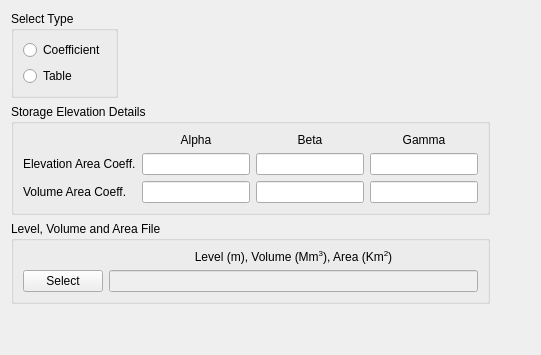
     <widget class="QWidget" name="storage_elev_tab">
      <attribute name="title">
       <string>Storage Elevation</string>
      </attribute>
      <layout class="QGridLayout" name="gridLayout_5">
       <item row="0" column="1">
        <spacer name="horizontalSpacer">
         <property name="orientation">
          <enum>Qt::Horizontal</enum>
         </property>
         <property name="sizeHint" stdset="0">
          <size>
           <width>40</width>
           <height>20</height>
          </size>
         </property>
        </spacer>
       </item>
       <item row="3" column="0">
        <spacer name="verticalSpacer">
         <property name="orientation">
          <enum>Qt::Vertical</enum>
         </property>
         <property name="sizeHint" stdset="0">
          <size>
           <width>20</width>
           <height>40</height>
          </size>
         </property>
        </spacer>
       </item>
       <item row="2" column="0" colspan="2">
        <widget class="QGroupBox" name="level_vol_area_box">
         <property name="sizePolicy">
          <sizepolicy hsizetype="Preferred" vsizetype="Preferred">
           <horstretch>0</horstretch>
           <verstretch>0</verstretch>
          </sizepolicy>
         </property>
         <property name="title">
          <string>Level, Volume and Area File</string>
         </property>
         <layout class="QGridLayout" name="gridLayout_7">
          <item row="2" column="0">
           <widget class="QPushButton" name="select_file">
            <property name="text">
             <string>Select</string>
            </property>
           </widget>
          </item>
          <item row="2" column="1">
           <widget class="QLineEdit" name="select_file_field">
            <property name="enabled">
             <bool>false</bool>
            </property>
           </widget>
          </item>
          <item row="1" column="1">
           <widget class="QLabel" name="lev_vol_area_label">
            <property name="font">
             <font>
              <weight>75</weight>
              <bold>true</bold>
             </font>
            </property>
            <property name="text">
             <string>&lt;html&gt;&lt;head/&gt;&lt;body&gt;&lt;p align=&quot;center&quot;&gt;&lt;span style=&quot; font-weight:400;&quot;&gt;Level (m), Volume (Mm&lt;/span&gt;&lt;span style=&quot; font-weight:400; vertical-align:super;&quot;&gt;3&lt;/span&gt;&lt;span style=&quot; font-weight:400;&quot;&gt;), Area (Km&lt;/span&gt;&lt;span style=&quot; font-weight:400; vertical-align:super;&quot;&gt;2&lt;/span&gt;&lt;span style=&quot; font-weight:400;&quot;&gt;)&lt;/span&gt;&lt;/p&gt;&lt;/body&gt;&lt;/html&gt;</string>
            </property>
           </widget>
          </item>
         </layout>
        </widget>
       </item>
       <item row="1" column="0" colspan="2">
        <widget class="QGroupBox" name="storage_elev_det_box">
         <property name="sizePolicy">
          <sizepolicy hsizetype="Fixed" vsizetype="Preferred">
           <horstretch>0</horstretch>
           <verstretch>0</verstretch>
          </sizepolicy>
         </property>
         <property name="title">
          <string>Storage Elevation Details</string>
         </property>
         <layout class="QGridLayout" name="gridLayout_6">
          <item row="1" column="0">
           <widget class="QLabel" name="elev_area_coeff_label">
            <property name="sizePolicy">
             <sizepolicy hsizetype="Fixed" vsizetype="Preferred">
              <horstretch>0</horstretch>
              <verstretch>0</verstretch>
             </sizepolicy>
            </property>
            <property name="text">
             <string>Elevation Area Coeff.</string>
            </property>
            <property name="buddy">
             <cstring>elev_alpha_edit</cstring>
            </property>
           </widget>
          </item>
          <item row="1" column="1">
           <widget class="QLineEdit" name="elev_alpha_edit">
            <property name="sizePolicy">
             <sizepolicy hsizetype="Fixed" vsizetype="Fixed">
              <horstretch>0</horstretch>
              <verstretch>0</verstretch>
             </sizepolicy>
            </property>
           </widget>
          </item>
          <item row="1" column="2">
           <widget class="QLineEdit" name="elev_beta_edit">
            <property name="sizePolicy">
             <sizepolicy hsizetype="Fixed" vsizetype="Fixed">
              <horstretch>0</horstretch>
              <verstretch>0</verstretch>
             </sizepolicy>
            </property>
           </widget>
          </item>
          <item row="1" column="3">
           <widget class="QLineEdit" name="elev__gamma_edit">
            <property name="sizePolicy">
             <sizepolicy hsizetype="Fixed" vsizetype="Fixed">
              <horstretch>0</horstretch>
              <verstretch>0</verstretch>
             </sizepolicy>
            </property>
           </widget>
          </item>
          <item row="2" column="0">
           <widget class="QLabel" name="vol_area_coeff">
            <property name="sizePolicy">
             <sizepolicy hsizetype="Fixed" vsizetype="Preferred">
              <horstretch>0</horstretch>
              <verstretch>0</verstretch>
             </sizepolicy>
            </property>
            <property name="text">
             <string>Volume Area Coeff. </string>
            </property>
            <property name="buddy">
             <cstring>vol_alpha_edit</cstring>
            </property>
           </widget>
          </item>
          <item row="2" column="1">
           <widget class="QLineEdit" name="vol_alpha_edit">
            <property name="sizePolicy">
             <sizepolicy hsizetype="Fixed" vsizetype="Fixed">
              <horstretch>0</horstretch>
              <verstretch>0</verstretch>
             </sizepolicy>
            </property>
           </widget>
          </item>
          <item row="2" column="2">
           <widget class="QLineEdit" name="vol_beta_edit">
            <property name="sizePolicy">
             <sizepolicy hsizetype="Fixed" vsizetype="Fixed">
              <horstretch>0</horstretch>
              <verstretch>0</verstretch>
             </sizepolicy>
            </property>
           </widget>
          </item>
          <item row="2" column="3">
           <widget class="QLineEdit" name="vol__gamma_edit">
            <property name="sizePolicy">
             <sizepolicy hsizetype="Fixed" vsizetype="Fixed">
              <horstretch>0</horstretch>
              <verstretch>0</verstretch>
             </sizepolicy>
            </property>
           </widget>
          </item>
          <item row="0" column="1">
           <widget class="QLabel" name="alpha_label">
            <property name="midLineWidth">
             <number>7</number>
            </property>
            <property name="text">
             <string>Alpha</string>
            </property>
            <property name="alignment">
             <set>Qt::AlignCenter</set>
            </property>
           </widget>
          </item>
          <item row="0" column="2">
           <widget class="QLabel" name="beta_label">
            <property name="midLineWidth">
             <number>7</number>
            </property>
            <property name="text">
             <string>Beta</string>
            </property>
            <property name="alignment">
             <set>Qt::AlignCenter</set>
            </property>
           </widget>
          </item>
          <item row="0" column="3">
           <widget class="QLabel" name="gamma_label">
            <property name="midLineWidth">
             <number>7</number>
            </property>
            <property name="text">
             <string>Gamma</string>
            </property>
            <property name="alignment">
             <set>Qt::AlignCenter</set>
            </property>
           </widget>
          </item>
         </layout>
        </widget>
       </item>
       <item row="0" column="0">
        <widget class="QGroupBox" name="select_type_box">
         <property name="title">
          <string>Select Type</string>
         </property>
         <layout class="QVBoxLayout" name="verticalLayout">
          <item>
           <widget class="QRadioButton" name="coeff_radio">
            <property name="text">
             <string>Coefficient</string>
            </property>
           </widget>
          </item>
          <item>
           <widget class="QRadioButton" name="table_radio">
            <property name="text">
             <string>Table</string>
            </property>
           </widget>
          </item>
         </layout>
        </widget>
       </item>
       <item row="2" column="2">
        <spacer name="horizontalSpacer_7">
         <property name="orientation">
          <enum>Qt::Horizontal</enum>
         </property>
         <property name="sizeHint" stdset="0">
          <size>
           <width>40</width>
           <height>20</height>
          </size>
         </property>
        </spacer>
       </item>
      </layout>
     </widget>
